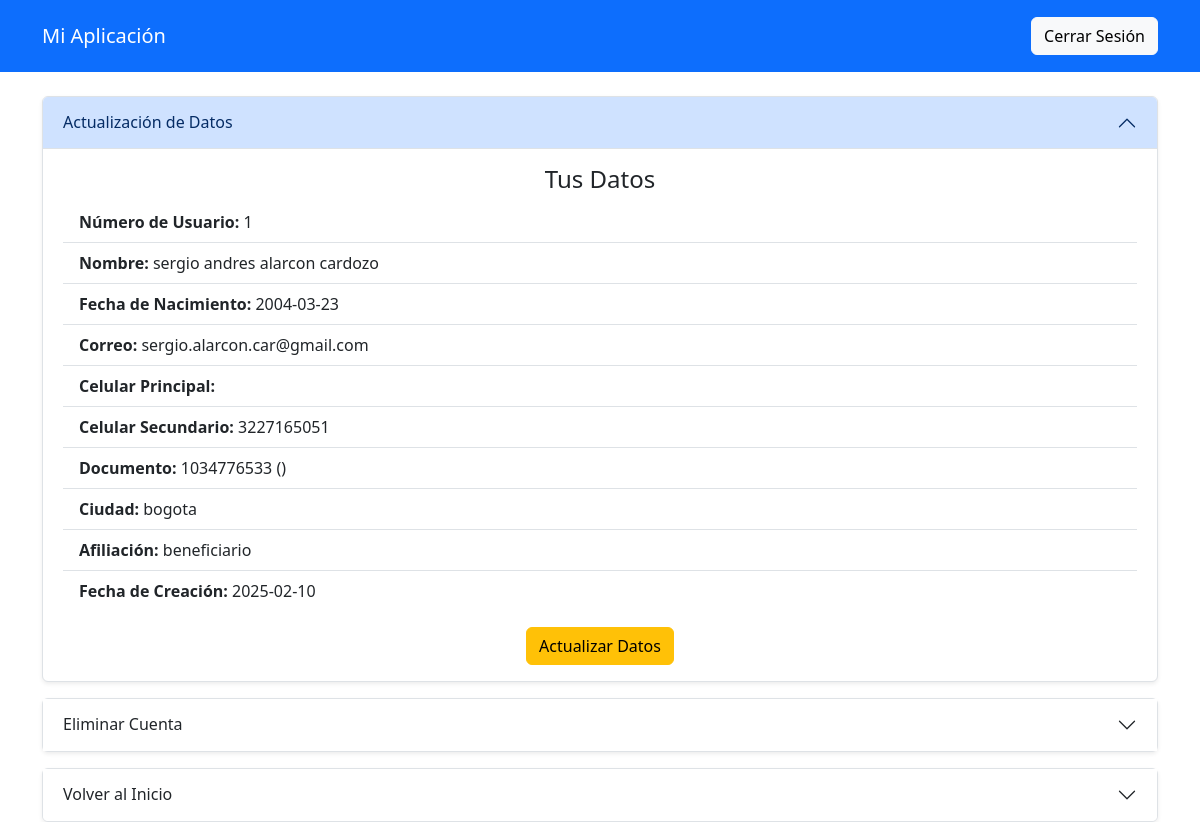
Before: /Config/user (signed in) with the older database file.
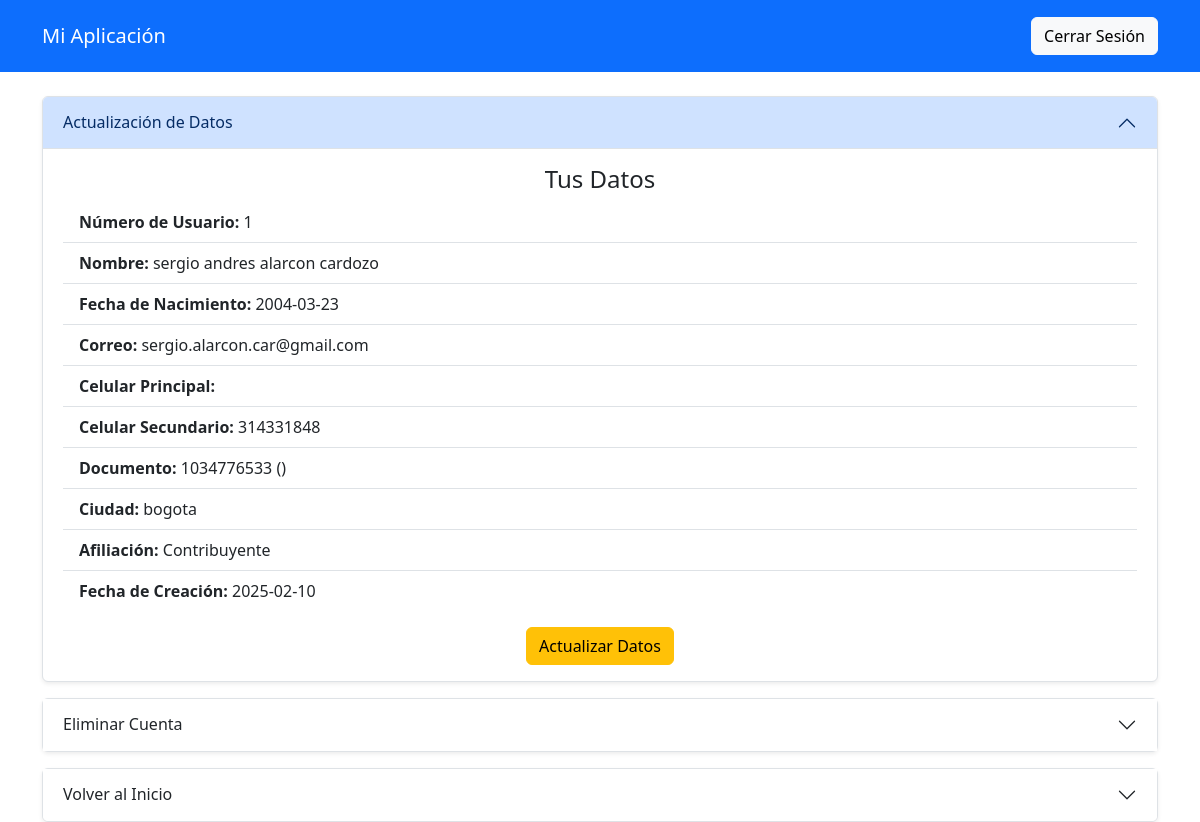
After: the same page with the newer database file.
### models/Affilate.py (models this page shows)
class Affiliate_model(Base):
    __tablename__ = "Affiliate"
    """
    este es el modelo de base de datos para la tabla de affiliate, en el cual
    se ven las columnas necesarias y el tipo de datos que se va autilizar,
    tambien se daran cuenta cual es la llave primaria
    """
    id = Column(Integer, primary_key=True, autoincrement=True)
    fullname = Column(String)
    document_type = Column(String)
    document_number = Column(String, unique=True)
    birthdate = Column(Date)
    Address = Column(String)
    gender = Column(String)
    email = Column(String, unique=True)
    phone_number = Column(String)
    city = Column(String)
    password = Column(String)
    membership_type = Column(String)
    Clinical_history = Column(Integer)
    created_date = Column(Date, default=datetime.utcnow)

### routers/configurar_cuenta.py (the view)
@Config_datos_router.get("/Config/user", tags=["CONFIGURACION DATOS"], dependencies=[Depends(JWTBearer())])
async def configuracion(request: Request, token: str = Depends(JWTBearer())):
    print(f"Token recibido: {token} - Tipo: {type(token)}")
    email = token["email"]
    print(email)
    resultado = Affiliate_service(db).validate_affilate_email(email=email)
    return template.TemplateResponse("templates/configurarCuenta.html", {
        "request": request,
        "id": resultado.id,
        "fullname": resultado.fullname,
        "email": resultado.email,
        "number": resultado.phone_number,
        "city": resultado.city,
        "number_document": resultado.document_number,
        "second_number": resultado.phone_number,
        "type_document": resultado.document_type,
        "membership_type": resultado.membership_type,
        "created_date": resultado.created_date,
        "birthdate": resultado.birthdate
    })

### frontend/templates/configurarCuenta.html (shortened to what this page needs)
<!DOCTYPE html>
<html lang="es">
  <head>
    <link
      href="https://cdn.jsdelivr.net/npm/bootstrap@5.3.3/dist/css/bootstrap.min.css"
      rel="stylesheet"
    />
  </head>
  <body>
    <nav class="navbar navbar-dark bg-primary p-3">
      <div class="container">
        <a class="navbar-brand" href="#">Mi Aplicación</a>
        <a href="/logout" class="btn btn-light">Cerrar Sesión</a>
      </div>
    </nav>
    <article class="container mt-4">
      <div class="accordion" id="configAccordion">
        <div class="accordion-item border rounded shadow-sm">
          <h2 class="accordion-header">
            <button
              class="accordion-button"
              type="button"
              data-bs-toggle="collapse"
              data-bs-target="#updateData"
            >
              Actualización de Datos
            </button>
          </h2>
          <div
            id="updateData"
            class="accordion-collapse collapse show"
            data-bs-parent="#configAccordion"
          >
            <div class="accordion-body">
              <h4 class="text-center">Tus Datos</h4>
              <ul class="list-group list-group-flush">
                <li class="list-group-item">
                  <strong>Número de Usuario:</strong> {{id}}
                </li>
                <li class="list-group-item">
                  <strong>Nombre:</strong> {{fullname}}
                </li>
                <li class="list-group-item">
                  <strong>Fecha de Nacimiento:</strong> {{birthdate}}
                </li>
                <li class="list-group-item">
                  <strong>Correo:</strong> {{email}}
                </li>
                <li class="list-group-item">
                  <strong>Celular Principal:</strong> {{first_number}}
                </li>
                <li class="list-group-item">
                  <strong>Celular Secundario:</strong> {{second_number}}
                </li>
                <li class="list-group-item">
                  <strong>Documento:</strong> {{number_document}}
                  ({{document_type}})
                </li>
                <li class="list-group-item">
                  <strong>Ciudad:</strong> {{city}}
                </li>
                <li class="list-group-item">
                  <strong>Afiliación:</strong> {{membership_type}}
                </li>
                <li class="list-group-item">
                  <strong>Fecha de Creación:</strong> {{created_date}}
                </li>
              </ul>
              <div class="text-center mt-3">
                <a href="/update/userpg" class="btn btn-warning"
                  >Actualizar Datos</a
                >
              </div>
            </div>
          </div>
        </div>
        <div class="accordion-item border rounded shadow-sm mt-3">
          <h2 class="accordion-header">
            <button
              class="accordion-button collapsed"
              type="button"
              data-bs-toggle="collapse"
              data-bs-target="#deleteAccount"
            >
              Eliminar Cuenta
            </button>
          </h2>
        </div>
        <div class="accordion-item border rounded shadow-sm mt-3">
          <h2 class="accordion-header">
            <button
              class="accordion-button collapsed"
              type="button"
              data-bs-toggle="collapse"
              data-bs-target="#goHome"
            >
              Volver al Inicio
            </button>
          </h2>
        </div>
      </div>
    </article>
  </body>
</html>

Changed rows visible on the page:
changed Affiliate_model "sergio andres alarcon cardozo": phone_number "3227165051" → "314331848"; membership_type "beneficiario" → "Contribuyente"
